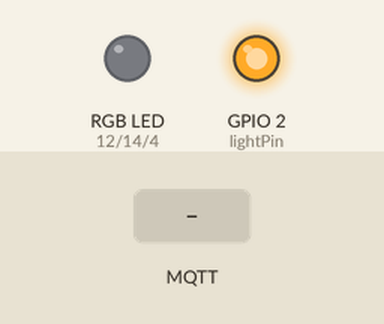
Recording of a sketch running on a simulated ESP8266 (NodeMCU). On the bench: an RGB LED mixed from three pins (HIGH = lit), output pins drawn as LEDs (lit = HIGH). The inputs (shaded band) are chosen by the test bench. Dim RGB values are drawn brighter than linear; WiFi joins after 1.5 s; servers stay silent unless stated; no MQTT or app messages arrive unless stated; what the sketch prints to the serial monitor is not drawn.

Above: at 2.8 s.
2.9 s: MQTT message "5" arrives on the first subscribed topic
At 4.2 s:
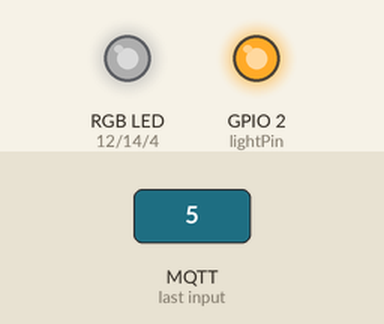
5.4 s: MQTT message "90" arrives on the first subscribed topic
At 6.8 s:
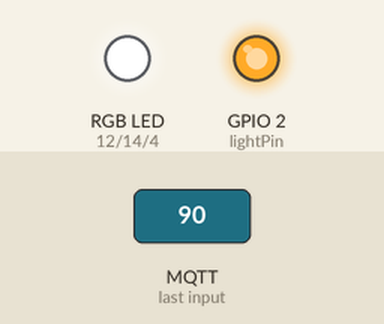
7.1 s: MQTT message "home/RGB_Light/color" arrives on the first subscribed topic
At 8.2 s:
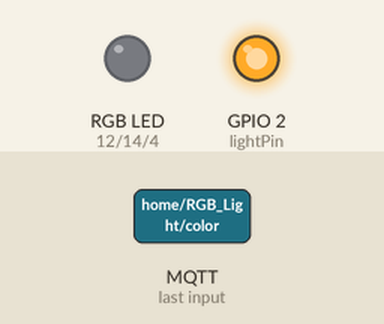
Timing chart, 0 to 10.1 s (numbered marks = the images above; inputs shaded):
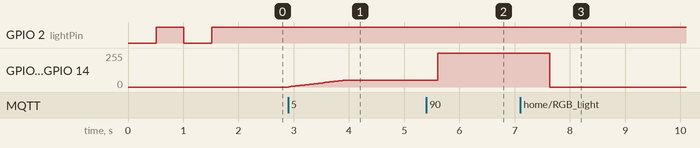

The sketch:

RGB_Lighting_V4.ino
```cpp
#include <ESP8266WiFi.h>
#include <PubSubClient.h>
#include <ArduinoOTA.h>
extern "C" {
  #include "user_interface.h"
}

//-------------- String declairation--------------------------
const char* ssid = "LakeViewWiFi";
const char* password = "P@ssLakeView";
const char* mqtt_server = "192.168.2.12";
const char* mqtt_uname = "onkar20";
const char* mqtt_pass = "onkar20";
const char* mqtt_device_name = "RGB_light";
const char* ota_device_name = "RGB_light";
const char* ota_password = "onkar20";

//-------------variable declaration
const int R = 12;
const int G = 14;
const int B = 4;
char msg[50];
const int lightPin = 2;

int redValueCurrent = 0;
int greenValueCurrent = 0;
int blueValueCurrent = 0;

int redValueNext = 0;
int greenValueNext = 0;
int blueValueNext = 0;

String greenLedVal = "0";
String redLedVal = "0";
String blueLedVal = "0";

bool crossFadeBusy = false;
bool newDataReceived = false;

WiFiClient espClient;
PubSubClient client(espClient);

//----------------------------------------------------------------------------------
void setup() {
  pinMode(lightPin, OUTPUT);     // Initialize the BUILTIN_LED pin as an output
  pinMode(R, OUTPUT);
  pinMode(G, OUTPUT);
  pinMode(B, OUTPUT);

  analogWrite(R, 0);
  analogWrite(G, 0);
  analogWrite(B, 0);

  Serial.begin(115200);

  setup_wifi();
  setup_OTA();

  client.setServer(mqtt_server, 1883);
  client.setCallback(callback);
}

//----------------------------------------------------------------------------------------------------
void setup_OTA() {
  // Port defaults to 8266
  ArduinoOTA.setPort(8266);

  // Hostname defaults to esp8266-[ChipID]
  ArduinoOTA.setHostname(ota_device_name);

  // No authentication by default
  ArduinoOTA.setPassword((const char *)ota_password);

    ArduinoOTA.onStart([]() {
      Serial.println("Start");
    });
    ArduinoOTA.onEnd([]() {
      Serial.println("\nEnd");
    });
    ArduinoOTA.onProgress([](unsigned int progress, unsigned int total) {
      Serial.printf("Progress: %u%%\r", (progress / (total / 100)));
    });
    ArduinoOTA.onError([](ota_error_t error) {
      Serial.printf("Error[%u]: ", error);
      if (error == OTA_AUTH_ERROR) Serial.println("Auth Failed");
      else if (error == OTA_BEGIN_ERROR) Serial.println("Begin Failed");
      else if (error == OTA_CONNECT_ERROR) Serial.println("Connect Failed");
      else if (error == OTA_RECEIVE_ERROR) Serial.println("Receive Failed");
      else if (error == OTA_END_ERROR) Serial.println("End Failed");
    });
  ArduinoOTA.begin();
}
//----------------------------------------------------------------------------------------------------
void setup_wifi() {
  delay(10);
  // We start by connecting to a WiFi network
  Serial.println();
  Serial.print("Connecting to ");
  Serial.println(ssid);
  //for Light sleep
  WiFi.mode(WIFI_STA);
  wifi_set_sleep_type(LIGHT_SLEEP_T);

  WiFi.begin(ssid, password);

  while (WiFi.status() != WL_CONNECTED) {
    delay(500);
    Serial.print(".");
    digitalWrite(lightPin, !digitalRead(lightPin));
  }

  digitalWrite(lightPin, HIGH);
  delay(100);
  Serial.println("");
  Serial.println("WiFi connected");
  Serial.println("IP address: ");
  Serial.println(WiFi.localIP());
}
//----------------------------------------------------------------------------------------------------
void callback(char* topic, byte* payload, unsigned int length) {
  Serial.print("Message arrived new [");
  Serial.print(topic);
  Serial.print("] ");

  if (strcmp(topic,"home/RGB_Light/color")==0)
  {
    String stringOne = (char*)payload;
    Serial.println(stringOne);

    // find first ; in the string
    int firstClosingBracket = stringOne.indexOf(';')+1;

    // find second ; in the string
    int secondOpeningBracket = firstClosingBracket + 1;
    int secondClosingBracket = stringOne.indexOf(';', secondOpeningBracket);

    // find the third ; in the string
    int thirdOpeningBracket = secondClosingBracket + 1;
    int thirdClosingBracket = stringOne.indexOf(';', thirdOpeningBracket);

    // using the locations of ; find values
    greenLedVal = stringOne.substring(0 , (firstClosingBracket - 1));
    redLedVal = stringOne.substring(firstClosingBracket , secondClosingBracket);
    blueLedVal = stringOne.substring((secondClosingBracket +1) , thirdClosingBracket);

    newDataReceived = true;
  }
}

//----------------------------------------------------------------------------------------------------
void reconnect() {
  // Loop until we're reconnected
  while (!client.connected()) {
    Serial.print("Attempting MQTT connection...");
    // Attempt to connect
    if (client.connect(mqtt_device_name, mqtt_uname, mqtt_pass)) {
      Serial.println("connected");
      client.subscribe("home/RGB_Light/color");
      client.subscribe("home/RGB_Light/pattern");
    } else {
      Serial.print("failed, rc=");
      Serial.print(client.state());
      Serial.println(" try again in 5 seconds");
      // Wait 5 seconds before retrying
      delay(5000);
    }
  }
}
//----------------------------------------------------------------------------------------------------
/* BELOW THIS LINE IS THE MATH -- YOU SHOULDN'T NEED TO CHANGE THIS FOR THE BASICS
*
* The program works like this:
* Imagine a crossfade that moves the red LED from 0-10,
*   the green from 0-5, and the blue from 10 to 7, in
*   ten steps.
*   We'd want to count the 10 steps and increase or
*   decrease color values in evenly stepped increments.
*   Imagine a + indicates raising a value by 1, and a -
*   equals lowering it. Our 10 step fade would look like:
*
*   1 2 3 4 5 6 7 8 9 10
* R + + + + + + + + + +
* G   +   +   +   +   +
* B     -     -     -
*
* The red rises from 0 to 10 in ten steps, the green from
* 0-5 in 5 steps, and the blue falls from 10 to 7 in three steps.
*
* In the real program, the color percentages are converted to
* 0-255 values, and there are 1020 steps (255*4).
*
* To figure out how big a step there should be between one up- or
* down-tick of one of the LED values, we call calculateStep(),
* which calculates the absolute gap between the start and end values,
* and then divides that gap by 1020 to determine the size of the step
* between adjustments in the value.
*/

int calculateStep(int prevValue, int endValue) {
  int step = endValue - prevValue; // What's the overall gap?
  if (step) {                      // If its non-zero,
    step = 1020/step;              //   divide by 1020
  }
  return step;
}

/* The next function is calculateVal. When the loop value, i,
*  reaches the step size appropriate for one of the
*  colors, it increases or decreases the value of that color by 1.
*  (R, G, and B are each calculated separately.)
*/

int calculateVal(int step, int val, int i) {

  if ((step) && i % step == 0) { // If step is non-zero and its time to change a value,
    if (step > 0) {              //   increment the value if step is positive...
      val += 1;
    }
    else if (step < 0) {         //   ...or decrement it if step is negative
      val -= 1;
    }
  }
  // Defensive driving: make sure val stays in the range 0-255
  if (val > 511) {
    val = 511;
  }
  else if (val < 0) {
    val = 0;
  }
  return val;
}

/* crossFade() converts the percentage colors to a
*  0-255 range, then loops 1020 times, checking to see if
*  the value needs to be updated each time, then writing
*  the color values to the correct pins.
*/

void crossFade(int red, int green, int blue)
{
  crossFadeBusy = true;

  int stepR = calculateStep(redValueCurrent, red);
  int stepG = calculateStep(greenValueCurrent, green);
  int stepB = calculateStep(blueValueCurrent, blue);

  for (int i = 0; i <= 1020; i++) {
    redValueNext = calculateVal(stepR, redValueNext, i);
    greenValueNext = calculateVal(stepG, greenValueNext, i);
    blueValueNext = calculateVal(stepB, blueValueNext, i);

    setColorOutput(redValueNext, greenValueNext, blueValueNext);

    delay(1); // Pause for 'wait' milliseconds before resuming the loop

  }
  // Update current values for next loop

  redValueCurrent = redValueNext;
  greenValueCurrent = greenValueNext;
  blueValueCurrent = blueValueNext;

  newDataReceived = false;
  crossFadeBusy = false;
}

void setColorOutput(int redValue, int greenValue, int blueValue)
{
    analogWrite(R, redValue*2);   // Write current values to LED pins
    analogWrite(G, greenValue*2);
    analogWrite(B, blueValue*2);
}

//----------------------------------------------------------------------------------------------------
void loop() {
  ArduinoOTA.handle();

  if (!client.connected()) {
    reconnect();
  }

  if(newDataReceived)
  {
    if(!crossFadeBusy)
    {
      Serial.println("Color changed");
       crossFade(redLedVal.toInt()*5.12, greenLedVal.toInt()*5.12, blueLedVal.toInt()*5.12);
    }
  }

  delay(10);
  client.loop();
}
```

Measured:
- after the input at 2.9 s, GPIO 4 (B), GPIO 12 (R), GPIO 14 (G): moves from 0/255 to 52/255 over 1.0 s, starting at once
- after the input at 5.4 s, GPIO 4 (B), GPIO 12 (R), GPIO 14 (G): 52/255 → 255/255 after 0.21 s
- after the input at 7.1 s, GPIO 4 (B), GPIO 12 (R), GPIO 14 (G): 255/255 → 0/255 after 0.53 s
